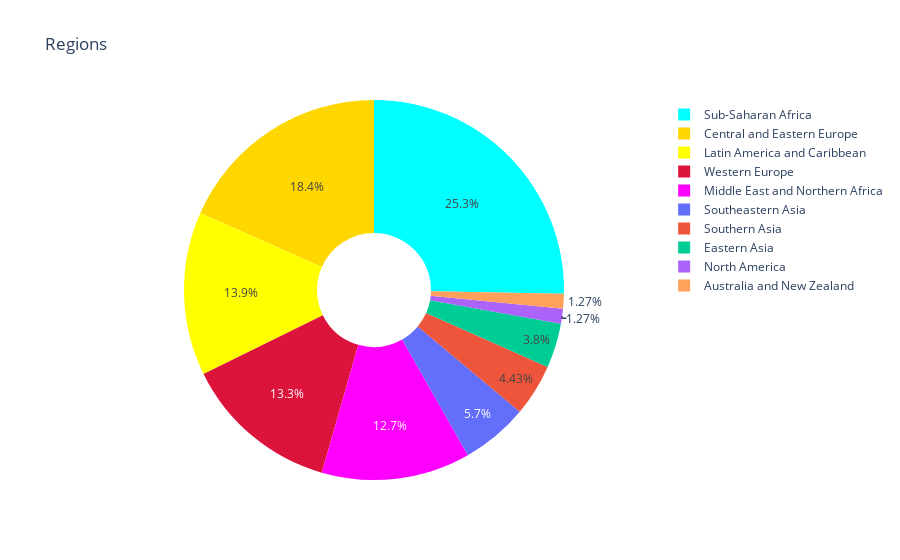

The cell this chart's notebook holds for it:
### Code cell
d = data['Region'].value_counts()

label_d = d.index
size_d = d.values

colors = ['aqua', 'gold', 'yellow', 'crimson', 'magenta']

trace = go.Pie(
         labels = label_d, values = size_d, marker = dict(colors = colors), name = '2015', hole = 0.3)

data_pie = [trace]

layout_pie = go.Layout(
           title = 'Regions')

fig_pie = go.Figure(data = data_pie, layout = layout_pie)
fig_pie.show()

### Figure 1 — Plotly figure (JSON) as saved in the notebook; plotly's stock layout.template omitted (floating-point values rounded to 4 significant figures)
{"data": [{"hole": 0.3, "labels": ["Sub-Saharan Africa", "Central and Eastern Europe", "Latin America and Caribbean", "Western Europe", "Middle East and Northern Africa", "Southeastern Asia", "Southern Asia", "Eastern Asia", "North America", "Australia and New Zealand"], "marker": {"colors": ["aqua", "gold", "yellow", "crimson", "magenta"]}, "name": "2015", "type": "pie", "values": [40, 29, 22, 21, 20, 9, 7, 6, 2, 2]}], "layout": {"autosize": true, "title": {"text": "Regions"}}}
